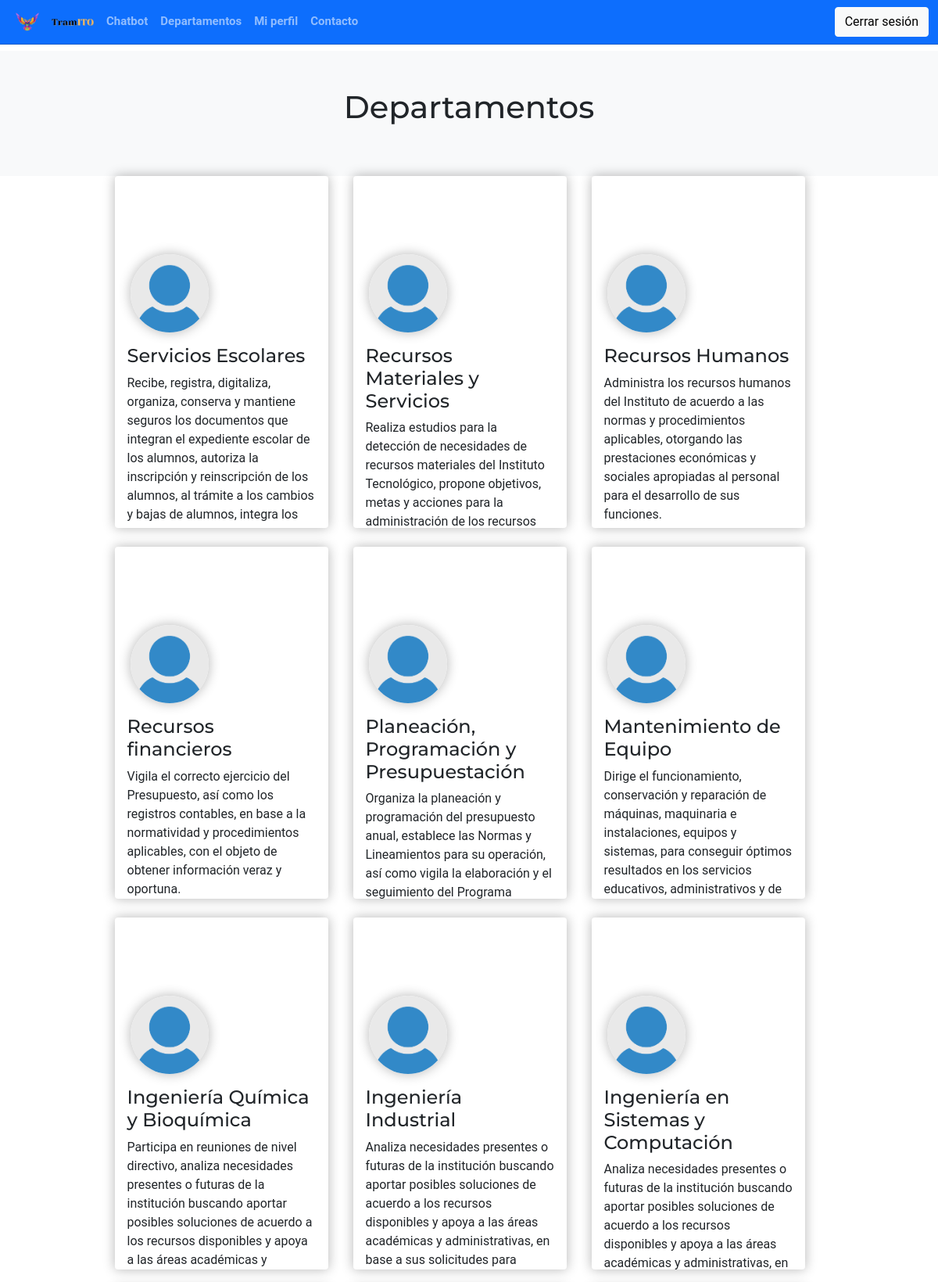
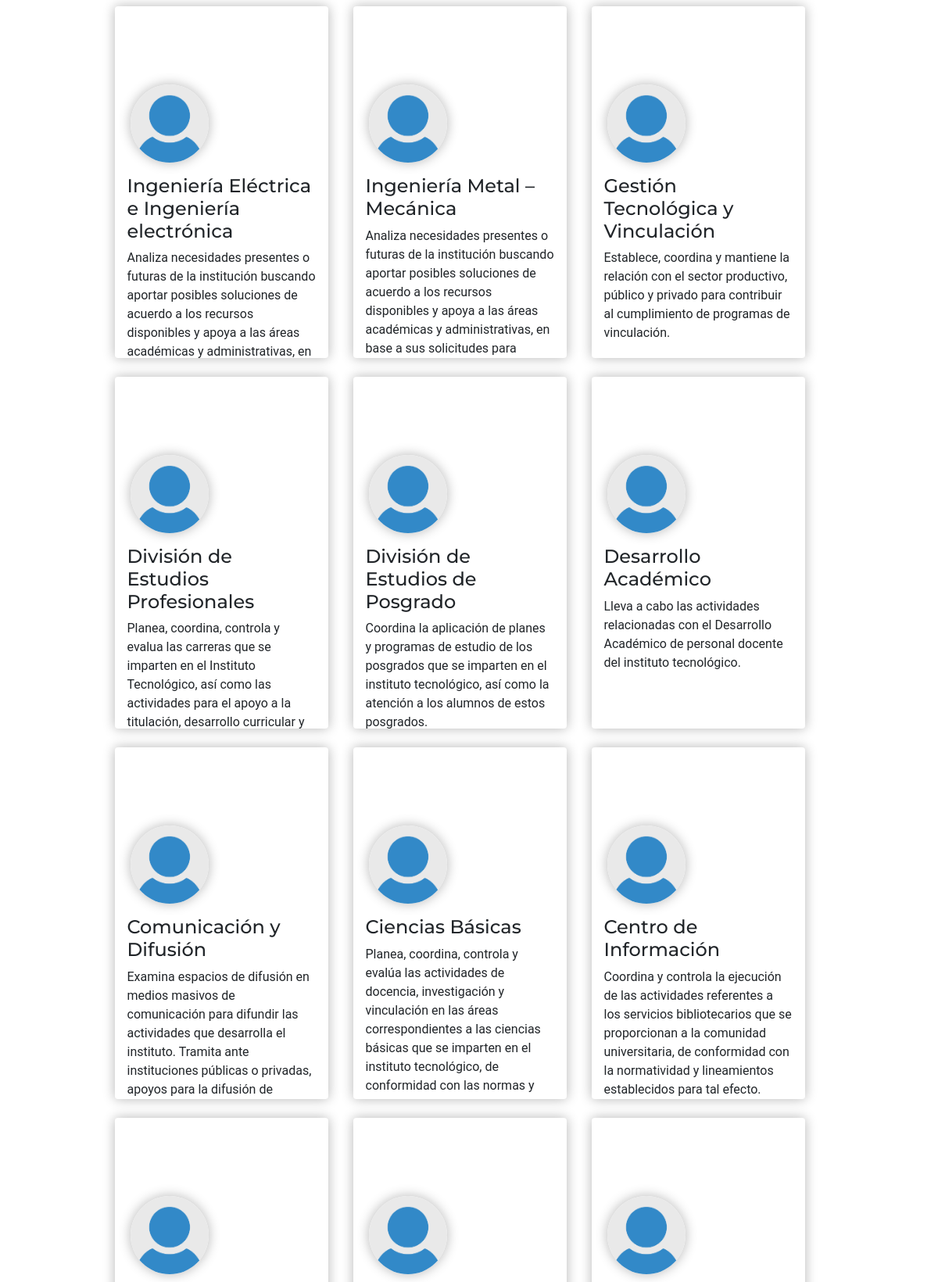
Screenshot of /departamentos.php (signed in, upper part) with the database file from the repository (2 pictures, top to bottom).
### tables this page shows
CREATE TABLE `departments` (
  `user_id` int(11) NOT NULL,
  `department_name` varchar(50) NOT NULL,
  `info` varchar(255) NOT NULL,
  `tel` decimal(10,0) DEFAULT NULL,
  `department_head` varchar(50) DEFAULT NULL
);

CREATE TABLE `users` (
  `user_id` int(11) NOT NULL,
  `username` varchar(60) NOT NULL,
  `password` varchar(255) NOT NULL,
  `email` varchar(50) NOT NULL,
  `p_p` varchar(255) NOT NULL DEFAULT 'user-default.png',
  `last_seen` date NOT NULL DEFAULT current_timestamp(),
  `role` varchar(10) NOT NULL DEFAULT 'student'
);

### app/helpers/departments.php (called while the page is built)
<?php
function getDepartments($conn)
{
 $sql = "SELECT * FROM users
            INNER JOIN departments ON users.user_id=departments.user_id
            ORDER BY departments.department_name DESC";
 $stmt = $conn->prepare($sql);
 $stmt->execute();
 if ($stmt->rowCount() > 0) {
  $departments = $stmt->fetchAll();
  return $departments;
 } else {
  $departments = [];
  return $departments;
 }
}

### departamentos.php (the view, shortened to what this page needs)
<?php
if (isset($_SESSION['username'])) {
 include 'app/db.conn.php';
 include 'app/helpers/departments.php';
 $departments = getDepartments($conn);
 ?>
<!DOCTYPE html>
<html lang="es">
	<head>
		<link
			href="https://cdn.jsdelivr.net/npm/bootstrap@5.0.1/dist/css/bootstrap.min.css"
			rel="stylesheet"
		/>
		<link
			rel="stylesheet"
			href="https://cdnjs.cloudflare.com/ajax/libs/font-awesome/4.7.0/css/font-awesome.min.css"
		/>
		<link rel="stylesheet" href="css/style.css" />
		<link rel="stylesheet" href="css/cards.css" />
	</head>
	<body>
		<?php include "sections/header.php"?>
		<div id class="p-5 text-center bg-light">
			<h1 class="mb-3">Departamentos</h1>
		</div>
		<div class="container">
			<div class="row m-auto p-0">
				<div class="row justify-content-center">
<?php
if (!empty($departments)) {
  foreach ($departments as $department) {?>
  					<div
						class="card card-custom bg-white border-white border-0 col-xl-3 col-lg-4 col-md-6 col-xs-12 mx-3 mb-4 p-0"
						style="height: 450px"
					>
						<div
							class="card-custom-img"
							style="
								background-image: url(http://res.cloudinary.com/d3/image/upload/c_scale,q_auto:good,w_1110/trianglify-v1-cs85g_cc5d2i.jpg);
							"
						></div>
						<div class="card-custom-avatar">
							<img
								class="img-fluid"
								src="uploads/<?=$department['p_p']?>"
								alt="Avatar"
							/>
						</div>
						<div class="card-body" style="overflow-y: auto">
							<h4 class="card-title"><?=$department['department_name']?></h4>
							<p class="card-text">
								<?=$department['info']?>
							</p>
						</div>
					</div>
<?php
}
}
 ?>
				</div>
			</div>
		</div>
	</body>
</html>
<?php
} else {
 header("Location: index.php");
 exit;
}
?>

### css/style.css (style rules this page uses)
body { padding-top: 65px; font-family: 'Roboto', sans-serif; }
h1, h2, h3, h4, h5, h6 { font-family: 'Montserrat', sans-serif; }

### css/cards.css (style rules this page uses)
.card-custom { overflow: hidden; min-height: 450px; box-shadow: 0 0 15px rgba(10, 10, 10, 0.3); }
.card-custom-img { height: 200px; min-height: 200px; background-repeat: no-repeat; background-size: cover; background-position: center; border-color: inherit; }
.card-custom-img::after { position: absolute; content: ""; top: 161px; left: 0; width: 0; height: 0; border-style: solid; border-top-width: 40px; border-right-width: 0; border-bottom-width: 0; border-left-width: 545px; border-left-width: calc(575px - 5vw); border-top-color: transparent; border-right-color: transparent; border-bottom-color: transparent; border-left-color: inherit; }
.card-custom-avatar img { border-radius: 50%; box-shadow: 0 0 15px rgba(10, 10, 10, 0.3); position: absolute; top: 100px; left: 1.25rem; width: 100px; height: 100px; }

### rows the page displays
departments: user_id.p_p (placeholder picture), department_name "Servicios Escolares", info "Recibe, registra, digitaliza, organiza, conserva y mantiene seguros los documentos que integran el expediente escolar de los alumnos, autoriza la inscripción y reinscripción de los alumnos, al trámite a los cambios y bajas de alumnos, integra los…"
departments: user_id.p_p (placeholder picture), department_name "Recursos Materiales y Servicios", info "Realiza estudios para la detección de necesidades de recursos materiales del Instituto Tecnológico, propone objetivos, metas y acciones para la administración de los recursos…"
departments: user_id.p_p (placeholder picture), department_name "Recursos Humanos", info "Administra los recursos humanos del Instituto de acuerdo a las normas y procedimientos aplicables, otorgando las prestaciones económicas y sociales apropiadas al personal para el desarrollo de sus funciones."
departments: user_id.p_p (placeholder picture), department_name "Recursos financieros", info "Vigila el correcto ejercicio del Presupuesto, así como los registros contables, en base a la normatividad y procedimientos aplicables, con el objeto de obtener información veraz y oportuna."
departments: user_id.p_p (placeholder picture), department_name "Planeación, Programación y Presupuestación", info "Organiza la planeación y programación del presupuesto anual, establece las Normas y Lineamientos para su operación, así como vigila la elaboración y el seguimiento del Programa…"
departments: user_id.p_p (placeholder picture), department_name "Mantenimiento de Equipo", info "Dirige el funcionamiento, conservación y reparación de máquinas, maquinaria e instalaciones, equipos y sistemas, para conseguir óptimos resultados en los servicios educativos, administrativos y de…"
departments: user_id.p_p (placeholder picture), department_name "Ingeniería Química y Bioquímica", info "Participa en reuniones de nivel directivo, analiza necesidades presentes o futuras de la institución buscando aportar posibles soluciones de acuerdo a los recursos disponibles y apoya a las áreas académicas y…"
departments: user_id.p_p (placeholder picture), department_name "Ingeniería Industrial", info "Analiza necesidades presentes o futuras de la institución buscando aportar posibles soluciones de acuerdo a los recursos disponibles y apoya a las áreas académicas y administrativas, en base a sus solicitudes para…"
departments: user_id.p_p (placeholder picture), department_name "Ingeniería en Sistemas y Computación", info "Analiza necesidades presentes o futuras de la institución buscando aportar posibles soluciones de acuerdo a los recursos disponibles y apoya a las áreas académicas y administrativas, en…"
departments: user_id.p_p (placeholder picture), department_name "Ingeniería Eléctrica e Ingeniería electrónica", info "Analiza necesidades presentes o futuras de la institución buscando aportar posibles soluciones de acuerdo a los recursos disponibles y apoya a las áreas académicas y administrativas, en…"
departments: user_id.p_p (placeholder picture), department_name "Ingeniería Metal – Mecánica", info "Analiza necesidades presentes o futuras de la institución buscando aportar posibles soluciones de acuerdo a los recursos disponibles y apoya a las áreas académicas y administrativas, en base a sus solicitudes para…"
departments: user_id.p_p (placeholder picture), department_name "Gestión Tecnológica y Vinculación", info "Establece, coordina y mantiene la relación con el sector productivo, público y privado para contribuir al cumplimiento de programas de vinculación."
departments: user_id.p_p (placeholder picture), department_name "División de Estudios Profesionales", info "Planea, coordina, controla y evalua las carreras que se imparten en el Instituto Tecnológico, así como las actividades para el apoyo a la titulación, desarrollo curricular y…"
departments: user_id.p_p (placeholder picture), department_name "División de Estudios de Posgrado", info "Coordina la aplicación de planes y programas de estudio de los posgrados que se imparten en el instituto tecnológico, así como la atención a los alumnos de estos posgrados."
departments: user_id.p_p (placeholder picture), department_name "Desarrollo Académico", info "Lleva a cabo las actividades relacionadas con el Desarrollo Académico de personal docente del instituto tecnológico."
departments: user_id.p_p (placeholder picture), department_name "Comunicación y Difusión", info "Examina espacios de difusión en medios masivos de comunicación para difundir las actividades que desarrolla el instituto. Tramita ante instituciones públicas o privadas, apoyos para la difusión de…"
departments: user_id.p_p (placeholder picture), department_name "Ciencias Básicas", info "Planea, coordina, controla y evalúa las actividades de docencia, investigación y vinculación en las áreas correspondientes a las ciencias básicas que se imparten en el instituto tecnológico, de conformidad con las normas y…"
departments: user_id.p_p (placeholder picture), department_name "Centro de Información", info "Coordina y controla la ejecución de las actividades referentes a los servicios bibliotecarios que se proporcionan a la comunidad universitaria, de conformidad con la normatividad y lineamientos establecidos para tal efecto."
departments: user_id.p_p (placeholder picture)
departments: user_id.p_p (placeholder picture)
departments: user_id.p_p (placeholder picture)
